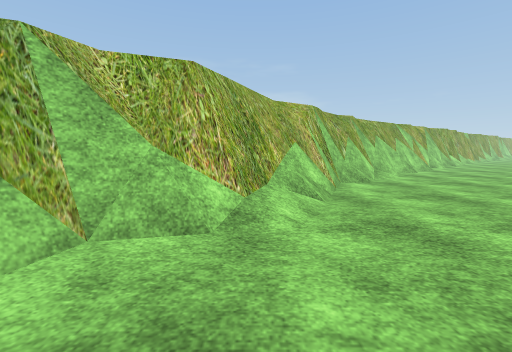
View 1 (above)

17 first-person views from a walk through a 3-D level made in the Unity game engine. The camera is 1.2 m above the floor, tilts 6° down and sees 90° across. The floor is counted in squares, 1 m on a side. Each view is taken from the middle of a square. On the plan, view 1 faces up. The plan holds only what a view shows up to about 12 squares ahead; the rest is blank. The place goes on beyond the plan. Some trees and plants on the terrain are drawn as simple stand-ins. Door leaves are left out, so doorways stand open. Some surface patterns are stand-ins.

View 2
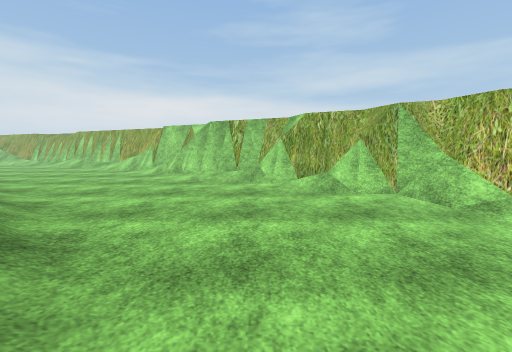

View 3
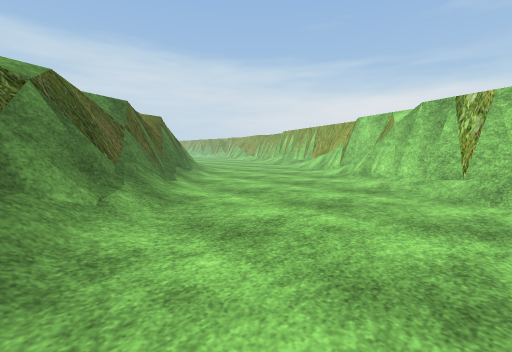

View 4
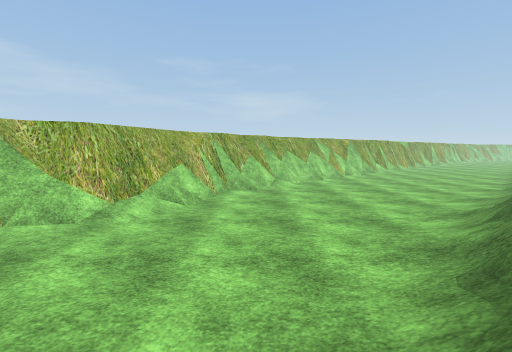

View 5
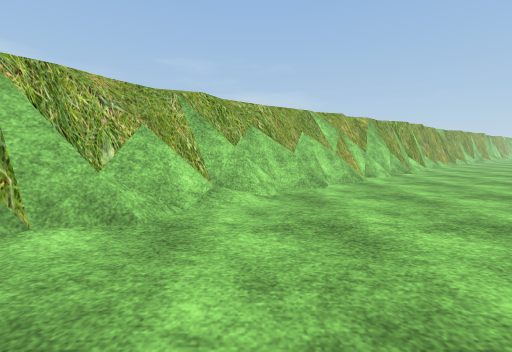

View 6
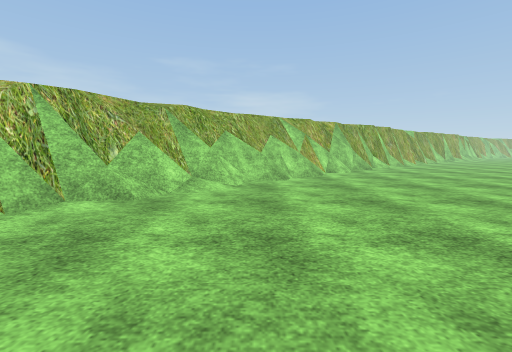

View 7
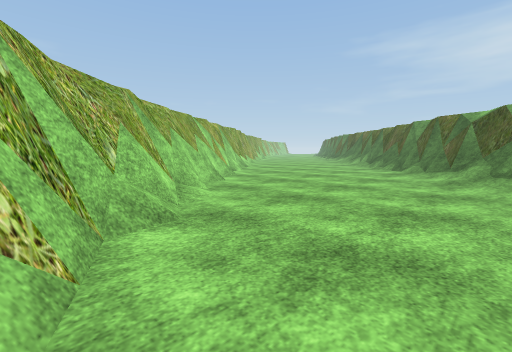

View 8
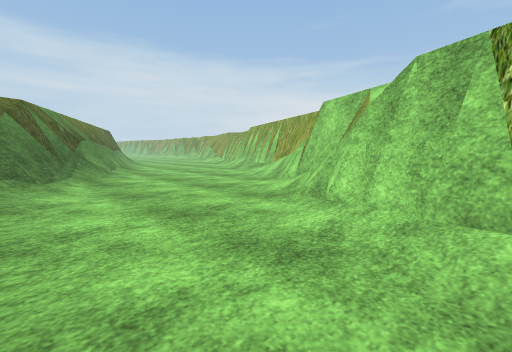

View 9
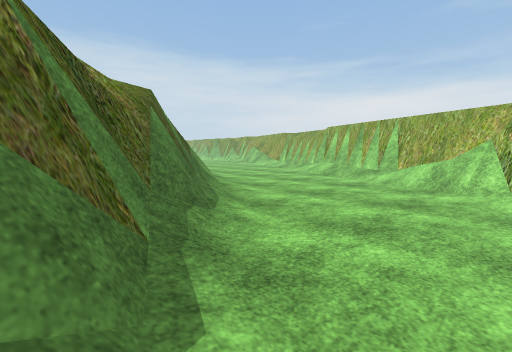

View 10
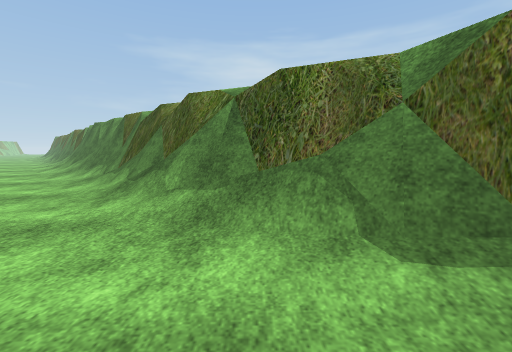

View 11
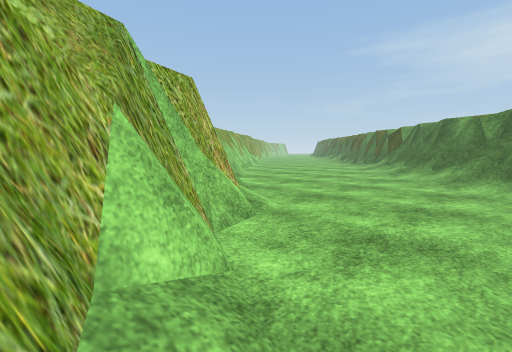

View 12
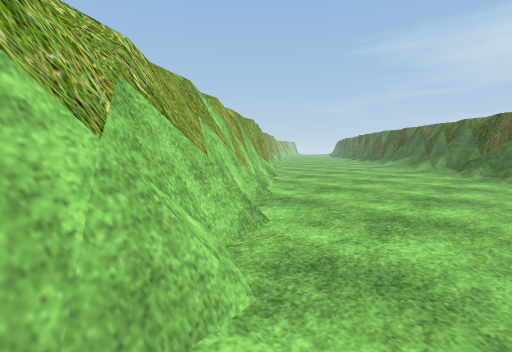

View 13
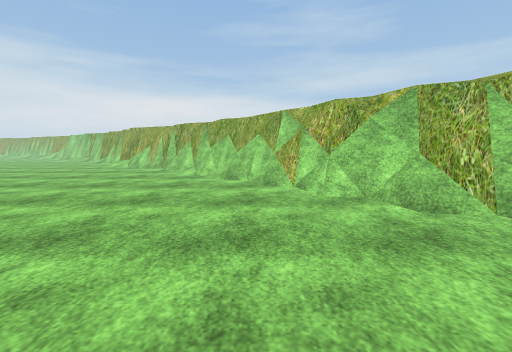

View 14
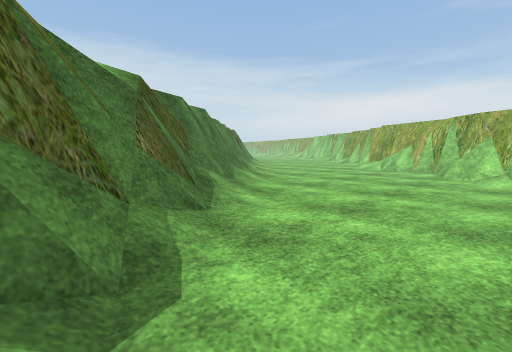

View 15
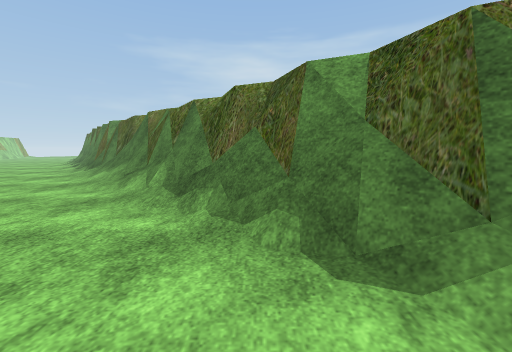

View 16
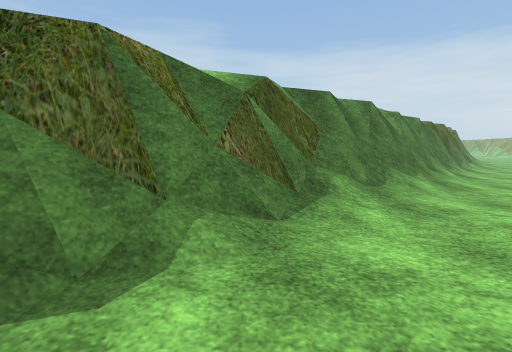

View 17
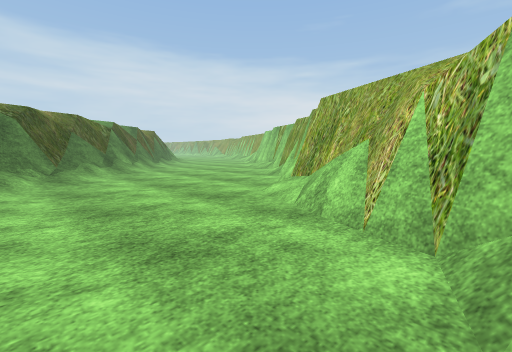

### Floor plan
Key: @ floor where view 1 was taken; # wall or solid block; . floor; / step, stairs or slope; = window, fence, low wall or low ledge; ^ raised ledge; O other object.
Columns run from 13 left of view 1 to 26 right of it. Each row starts with its distance up from view 1.
 17                        #^#=....   ...//#
 16                       ##=......  ...//##
 15                      ###.........../O###
 14                     ###.........../=##
 13                    ##=.........../=##
 12                   ##............/=##
 11                  ##=.........../O##
 10                 ##............/=##
  9                ###.........../###
  8               ##............/###
  7              ###..........//###
  6              #=..........//###
  5             ##/.........//###
  4            ##/........./=###
  3          ###=........./=##
  2         ###........../=##
  1         ##/.........//##
  0        ##/...@...../=##
 -1       ##/........./=##
 -2       #/........./=##
 -3      ##/........//##
 -4     ##/.......//=##
 -5    ###/......//=##
 -6    #=/......./###
 -7  ###/.......//##
 -8 ##=/......./O##
 -9 ##/......./=###
-10 #//......./##
-11 #/.......=##

Where each view was taken, in squares from view 1:
view 1: 0 up, 0 right, facing up
view 2: 1 down, 5 right, facing left
view 3: 1 down, 2 right, facing down-left
view 4: 3 down, 4 right, facing up
view 5: 5 up, 6 right, facing up
view 6: 3 up, 7 right, facing up
view 7: 5 up, 2 right, facing up-right
view 8: 2 down, 3 left, facing down-left
view 9: 7 down, 1 left, facing down-left
view 10: 7 down, 4 left, facing right
view 11: 0 up, 4 left, facing up-right
view 12: 10 up, 5 right, facing up-right
view 13: 14 up, 18 right, facing left
view 14: 11 up, 17 right, facing down-left
view 15: 10 up, 14 right, facing right
view 16: 11 up, 15 right, facing down
view 17: 9 up, 6 right, facing down-left
